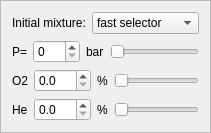
        <widget class="QFrame" name="frame">
         <property name="frameShape">
          <enum>QFrame::StyledPanel</enum>
         </property>
         <property name="frameShadow">
          <enum>QFrame::Raised</enum>
         </property>
         <layout class="QVBoxLayout" name="verticalLayout">
          <item>
           <layout class="QHBoxLayout" name="horizontalLayout_3">
            <item>
             <widget class="QLabel" name="label_5">
              <property name="sizePolicy">
               <sizepolicy hsizetype="Preferred" vsizetype="Preferred">
                <horstretch>0</horstretch>
                <verstretch>0</verstretch>
               </sizepolicy>
              </property>
              <property name="text">
               <string>Initial mixture:</string>
              </property>
             </widget>
            </item>
            <item>
             <widget class="QComboBox" name="comboBoxInitial">
              <item>
               <property name="text">
                <string>fast selector</string>
               </property>
              </item>
              <item>
               <property name="text">
                <string>Nitrox 32</string>
               </property>
              </item>
              <item>
               <property name="text">
                <string>Nitrox 50</string>
               </property>
              </item>
              <item>
               <property name="text">
                <string>25/25 (O2/He)</string>
               </property>
              </item>
              <item>
               <property name="text">
                <string>35/25 (O2/He)</string>
               </property>
              </item>
              <item>
               <property name="text">
                <string>30/30 (O2/He)</string>
               </property>
              </item>
              <item>
               <property name="text">
                <string>21/35 (O2/He)</string>
               </property>
              </item>
              <item>
               <property name="text">
                <string>18/45 (O2/He)</string>
               </property>
              </item>
              <item>
               <property name="text">
                <string>15/55 (O2/He)</string>
               </property>
              </item>
              <item>
               <property name="text">
                <string>10/70 (O2/He)</string>
               </property>
              </item>
             </widget>
            </item>
           </layout>
          </item>
          <item>
           <layout class="QHBoxLayout" name="horizontalLayout_5">
            <item>
             <widget class="QLabel" name="label_7">
              <property name="text">
               <string>P=</string>
              </property>
             </widget>
            </item>
            <item>
             <widget class="QSpinBox" name="spinBox_Pi">
              <property name="minimum">
               <number>0</number>
              </property>
              <property name="maximum">
               <number>400</number>
              </property>
              <property name="value">
               <number>0</number>
              </property>
             </widget>
            </item>
            <item>
             <widget class="QLabel" name="label_20">
              <property name="text">
               <string>bar</string>
              </property>
             </widget>
            </item>
            <item>
             <widget class="QSlider" name="horizontalSlider_Pi">
              <property name="maximum">
               <number>400</number>
              </property>
              <property name="orientation">
               <enum>Qt::Horizontal</enum>
              </property>
             </widget>
            </item>
           </layout>
          </item>
          <item>
           <layout class="QHBoxLayout" name="horizontalLayout_6">
            <item>
             <widget class="QLabel" name="label_8">
              <property name="text">
               <string>O2</string>
              </property>
             </widget>
            </item>
            <item>
             <widget class="QDoubleSpinBox" name="spinBox_O2i">
              <property name="decimals">
               <number>1</number>
              </property>
              <property name="singleStep">
               <double>0.100000000000000</double>
              </property>
              <property name="value">
               <double>0.000000000000000</double>
              </property>
             </widget>
            </item>
            <item>
             <widget class="QLabel" name="label_22">
              <property name="text">
               <string>%</string>
              </property>
             </widget>
            </item>
            <item>
             <widget class="QSlider" name="horizontalSlider_O2i">
              <property name="maximum">
               <number>100</number>
              </property>
              <property name="value">
               <number>0</number>
              </property>
              <property name="sliderPosition">
               <number>0</number>
              </property>
              <property name="orientation">
               <enum>Qt::Horizontal</enum>
              </property>
             </widget>
            </item>
           </layout>
          </item>
          <item>
           <layout class="QHBoxLayout" name="horizontalLayout_2">
            <item>
             <widget class="QLabel" name="label_9">
              <property name="text">
               <string>He</string>
              </property>
             </widget>
            </item>
            <item>
             <widget class="QDoubleSpinBox" name="spinBox_Hei">
              <property name="decimals">
               <number>1</number>
              </property>
              <property name="maximum">
               <double>100.000000000000000</double>
              </property>
              <property name="singleStep">
               <double>0.100000000000000</double>
              </property>
             </widget>
            </item>
            <item>
             <widget class="QLabel" name="label_23">
              <property name="text">
               <string>%</string>
              </property>
             </widget>
            </item>
            <item>
             <widget class="QSlider" name="horizontalSlider_Hei">
              <property name="maximum">
               <number>100</number>
              </property>
              <property name="orientation">
               <enum>Qt::Horizontal</enum>
              </property>
             </widget>
            </item>
           </layout>
          </item>
         </layout>
        </widget>
